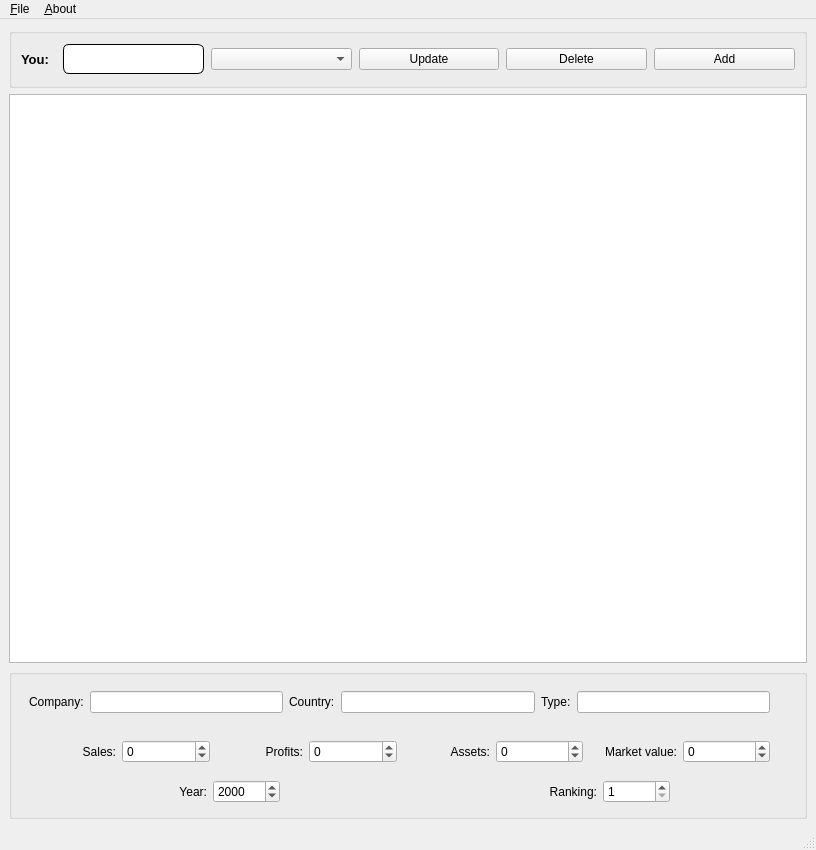
<?xml version="1.0" encoding="UTF-8"?>
<ui version="4.0">
 <class>MainWindow</class>
 <widget class="QMainWindow" name="MainWindow">
  <property name="geometry">
   <rect>
    <x>0</x>
    <y>0</y>
    <width>816</width>
    <height>850</height>
   </rect>
  </property>
  <property name="windowTitle">
   <string>MainWindow</string>
  </property>
  <widget class="QWidget" name="centralwidget">
   <layout class="QVBoxLayout" name="verticalLayout">
    <item>
     <widget class="QGroupBox" name="groupBox">
      <property name="minimumSize">
       <size>
        <width>0</width>
        <height>60</height>
       </size>
      </property>
      <property name="title">
       <string/>
      </property>
      <layout class="QHBoxLayout" name="horizontalLayout_5">
       <property name="spacing">
        <number>7</number>
       </property>
       <item>
        <widget class="QLabel" name="label_10">
         <property name="minimumSize">
          <size>
           <width>35</width>
           <height>0</height>
          </size>
         </property>
         <property name="maximumSize">
          <size>
           <width>35</width>
           <height>16777215</height>
          </size>
         </property>
         <property name="font">
          <font>
           <pointsize>10</pointsize>
           <weight>75</weight>
           <bold>true</bold>
          </font>
         </property>
         <property name="text">
          <string>You:</string>
         </property>
        </widget>
       </item>
       <item>
        <widget class="QLabel" name="userLabel">
         <property name="maximumSize">
          <size>
           <width>16777215</width>
           <height>30</height>
          </size>
         </property>
         <property name="font">
          <font>
           <pointsize>9</pointsize>
           <weight>75</weight>
           <bold>true</bold>
          </font>
         </property>
         <property name="styleSheet">
          <string notr="true">QLabel{
background-color: white;
border-radius: 6px;
border-style: solid;
border-width: 1px 1px 1px 1px;
}</string>
         </property>
         <property name="text">
          <string/>
         </property>
        </widget>
       </item>
       <item>
        <widget class="QComboBox" name="tableBox">
         <property name="maximumSize">
          <size>
           <width>200</width>
           <height>16777215</height>
          </size>
         </property>
         <property name="minimumContentsLength">
          <number>0</number>
         </property>
        </widget>
       </item>
       <item>
        <widget class="QPushButton" name="updateButton">
         <property name="maximumSize">
          <size>
           <width>150</width>
           <height>16777215</height>
          </size>
         </property>
         <property name="text">
          <string>Update</string>
         </property>
        </widget>
       </item>
       <item>
        <widget class="QPushButton" name="deleteButton">
         <property name="maximumSize">
          <size>
           <width>150</width>
           <height>16777215</height>
          </size>
         </property>
         <property name="text">
          <string>Delete</string>
         </property>
        </widget>
       </item>
       <item>
        <widget class="QPushButton" name="addButton">
         <property name="maximumSize">
          <size>
           <width>150</width>
           <height>16777215</height>
          </size>
         </property>
         <property name="text">
          <string>Add</string>
         </property>
        </widget>
       </item>
      </layout>
     </widget>
    </item>
    <item>
     <widget class="QTableWidget" name="tableWidget"/>
    </item>
    <item>
     <widget class="QGroupBox" name="groupBox_2">
      <property name="minimumSize">
       <size>
        <width>0</width>
        <height>150</height>
       </size>
      </property>
      <property name="title">
       <string/>
      </property>
      <widget class="QWidget" name="layoutWidget">
       <property name="geometry">
        <rect>
         <x>20</x>
         <y>70</y>
         <width>741</width>
         <height>26</height>
        </rect>
       </property>
       <layout class="QHBoxLayout" name="economicLayout">
        <item>
         <widget class="QLabel" name="label_4">
          <property name="font">
           <font>
            <pointsize>9</pointsize>
           </font>
          </property>
          <property name="text">
           <string>Sales:</string>
          </property>
          <property name="alignment">
           <set>Qt::AlignRight|Qt::AlignTrailing|Qt::AlignVCenter</set>
          </property>
         </widget>
        </item>
        <item>
         <widget class="QSpinBox" name="salesBox">
          <property name="minimum">
           <number>-10000000</number>
          </property>
          <property name="maximum">
           <number>10000000</number>
          </property>
         </widget>
        </item>
        <item>
         <widget class="QLabel" name="label_5">
          <property name="font">
           <font>
            <pointsize>9</pointsize>
           </font>
          </property>
          <property name="text">
           <string>Profits:</string>
          </property>
          <property name="alignment">
           <set>Qt::AlignRight|Qt::AlignTrailing|Qt::AlignVCenter</set>
          </property>
         </widget>
        </item>
        <item>
         <widget class="QSpinBox" name="profitsBox">
          <property name="minimum">
           <number>-10000000</number>
          </property>
          <property name="maximum">
           <number>10000000</number>
          </property>
         </widget>
        </item>
        <item>
         <widget class="QLabel" name="label_6">
          <property name="font">
           <font>
            <pointsize>9</pointsize>
           </font>
          </property>
          <property name="text">
           <string>Assets:</string>
          </property>
          <property name="alignment">
           <set>Qt::AlignRight|Qt::AlignTrailing|Qt::AlignVCenter</set>
          </property>
         </widget>
        </item>
        <item>
         <widget class="QSpinBox" name="assetsBox">
          <property name="minimum">
           <number>-10000000</number>
          </property>
          <property name="maximum">
           <number>10000000</number>
          </property>
         </widget>
        </item>
        <item>
         <widget class="QLabel" name="label_7">
          <property name="font">
           <font>
            <pointsize>9</pointsize>
           </font>
          </property>
          <property name="text">
           <string>Market value:</string>
          </property>
          <property name="alignment">
           <set>Qt::AlignRight|Qt::AlignTrailing|Qt::AlignVCenter</set>
          </property>
         </widget>
        </item>
        <item>
         <widget class="QSpinBox" name="marketvalueBox">
          <property name="minimum">
           <number>-10000000</number>
          </property>
          <property name="maximum">
           <number>10000000</number>
          </property>
         </widget>
        </item>
       </layout>
      </widget>
      <widget class="QWidget" name="layoutWidget">
       <property name="geometry">
        <rect>
         <x>20</x>
         <y>20</y>
         <width>741</width>
         <height>26</height>
        </rect>
       </property>
       <layout class="QHBoxLayout" name="horizontalLayout_2">
        <item>
         <widget class="QLabel" name="label">
          <property name="font">
           <font>
            <pointsize>9</pointsize>
            <weight>50</weight>
            <bold>false</bold>
           </font>
          </property>
          <property name="text">
           <string>Company:</string>
          </property>
         </widget>
        </item>
        <item>
         <widget class="QLineEdit" name="companyEdit"/>
        </item>
        <item>
         <widget class="QLabel" name="label_2">
          <property name="font">
           <font>
            <pointsize>9</pointsize>
           </font>
          </property>
          <property name="text">
           <string>Country:</string>
          </property>
         </widget>
        </item>
        <item>
         <widget class="QLineEdit" name="countryEdit"/>
        </item>
        <item>
         <widget class="QLabel" name="label_3">
          <property name="font">
           <font>
            <pointsize>9</pointsize>
           </font>
          </property>
          <property name="text">
           <string>Type:</string>
          </property>
         </widget>
        </item>
        <item>
         <widget class="QLineEdit" name="typeEdit"/>
        </item>
       </layout>
      </widget>
      <widget class="QWidget" name="layoutWidget">
       <property name="geometry">
        <rect>
         <x>130</x>
         <y>110</y>
         <width>141</width>
         <height>26</height>
        </rect>
       </property>
       <layout class="QHBoxLayout" name="yearLayout">
        <item>
         <widget class="QLabel" name="label_8">
          <property name="font">
           <font>
            <pointsize>9</pointsize>
           </font>
          </property>
          <property name="text">
           <string>Year:</string>
          </property>
          <property name="alignment">
           <set>Qt::AlignRight|Qt::AlignTrailing|Qt::AlignVCenter</set>
          </property>
         </widget>
        </item>
        <item>
         <widget class="QSpinBox" name="yearBox">
          <property name="minimum">
           <number>1900</number>
          </property>
          <property name="maximum">
           <number>2100</number>
          </property>
          <property name="value">
           <number>2000</number>
          </property>
         </widget>
        </item>
       </layout>
      </widget>
      <widget class="QWidget" name="layoutWidget">
       <property name="geometry">
        <rect>
         <x>520</x>
         <y>110</y>
         <width>141</width>
         <height>26</height>
        </rect>
       </property>
       <layout class="QHBoxLayout" name="rankingLayout">
        <item>
         <widget class="QLabel" name="label_9">
          <property name="font">
           <font>
            <pointsize>9</pointsize>
           </font>
          </property>
          <property name="text">
           <string>Ranking:</string>
          </property>
          <property name="alignment">
           <set>Qt::AlignRight|Qt::AlignTrailing|Qt::AlignVCenter</set>
          </property>
         </widget>
        </item>
        <item>
         <widget class="QSpinBox" name="rankingBox">
          <property name="minimum">
           <number>1</number>
          </property>
          <property name="maximum">
           <number>2000</number>
          </property>
         </widget>
        </item>
       </layout>
      </widget>
     </widget>
    </item>
   </layout>
  </widget>
  <widget class="QMenuBar" name="menubar">
   <property name="geometry">
    <rect>
     <x>0</x>
     <y>0</y>
     <width>816</width>
     <height>26</height>
    </rect>
   </property>
   <widget class="QMenu" name="menuFile">
    <property name="title">
     <string>&amp;File</string>
    </property>
    <addaction name="separator"/>
    <addaction name="actionAutorization"/>
    <addaction name="actionRegistration"/>
    <addaction name="actionExit"/>
   </widget>
   <widget class="QMenu" name="menuAbout">
    <property name="title">
     <string>&amp;About</string>
    </property>
    <addaction name="actionHelp"/>
    <addaction name="actionInformation"/>
   </widget>
   <addaction name="menuFile"/>
   <addaction name="menuAbout"/>
  </widget>
  <widget class="QStatusBar" name="statusbar"/>
  <action name="actionAutorization">
   <property name="text">
    <string>Autorization</string>
   </property>
  </action>
  <action name="actionExit">
   <property name="text">
    <string>Exit</string>
   </property>
  </action>
  <action name="actionInformation">
   <property name="text">
    <string>Information</string>
   </property>
  </action>
  <action name="actionHelp">
   <property name="text">
    <string>Help</string>
   </property>
  </action>
  <action name="actionRegistration">
   <property name="text">
    <string>Registration</string>
   </property>
  </action>
 </widget>
 <resources/>
 <connections/>
</ui>
